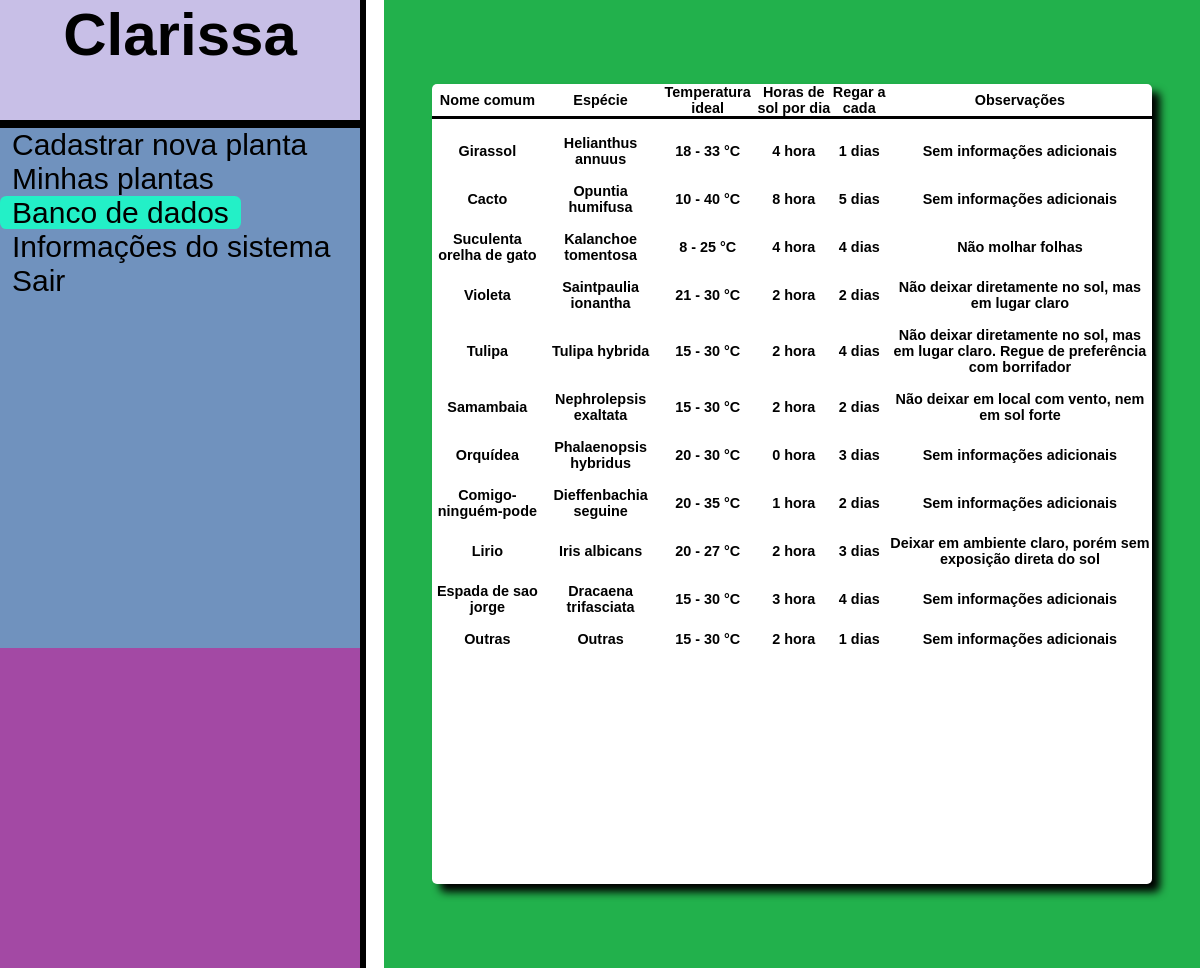
Page /banco_de_dados/ (signed in) on the committed database.
### demo/models.py (models this page shows)
class BD(models.Model):
    nome_comum=models.CharField(max_length=256, blank=False)
    nome_especie=models.CharField(max_length=256, blank=False)
    temperatura= models.CharField(max_length=30, default='25 °C')
    sol_horas=models.IntegerField(default=1)
    rega_dias=models.IntegerField(default=1)
    obs=models.CharField(max_length=256, default='Sem informações adicionais', blank=False)

### pages/views.py (the view)
# urls.py: url(r'^banco_de_dados/$', views.banco_de_dados),
@login_required(login_url='/accounts/login')
def banco_de_dados(request):
    restart_plantas()
    bd=BD.objects.all()
    return render(request,'banco_de_dados.html', {'bd': bd})

### pages/views.py (called while the page is built)
def restart_plantas():
    global planta_name
    planta_name = ''
    global planta_especie
    planta_especie = ''
    global usuario
    usuario = ''

### templates/banco_de_dados.html (shortened to what this page needs)
<html lang="en">
<head>
    <link rel="stylesheet" href="/static/style.css">
    <link rel="stylesheet" href="/static/banco_de_dados.css">
</head>
<body>
    <div id="navbar">
        <div id="nav">
            <h1>Clarissa</h1>
        </div>
        <div id="left_bar">
            <a href="/nova_planta">Cadastrar nova planta </a>
            <p>
                <a href="/minhas_plantas" >Minhas plantas </a>
            </p>
            <p>
                <a href="/banco_de_dados" class="page">Banco de dados </a>
            </p>
            <p>
                <a href="/informacoes">Informações do sistema</a>
            </p>
            <p>
                <a href="/accounts/logout">Sair</a>
            </p>
        </div>
        <div id="bottom_left"></div>
    </div>
    <div id="container" class="box">
        <div id="small_table1">
            <table id="plantas">
                <tr>
                    <th>Nome comum</th>
                    <th>Espécie</th>
                    <th>Temperatura ideal</th>
                    <th>Horas de sol por dia</th>
                    <th>Regar a cada</th>
                    <th>Observações</th>
                </tr>
                    {% for item in bd %}
                    <tr>
                        <td> {{item.nome_comum}} </td>
                        <td>{{item.nome_especie}}</td>
                        <td>{{item.temperatura}} °C</td>
                        <td>{{item.sol_horas}} hora</td>
                        <td>{{item.rega_dias}} dias</td>
                        <td>{{item.obs}}</td>
                    </tr>
                    {% endfor %}
            </table>
        </div>
    </div>
</body>
</html>

### static/style.css (style rules this page uses)
* { margin: 0; padding: 0; font-family: Gill Sans, Gill Sans MT, Calibri, sans-serif; }
#navbar { float: left; }
#nav { border-right: 0.5vw solid black; border-bottom: 1vh solid black; background-color: #c8bfe7; text-align: center; width: 30vw; height: 15vh; }
#nav h1 { align-self: center; font-size: 5vw; }
#left_bar { width: 30vw; height: 65vh; background-color: #7092be; border-right: 0.5vw solid black; }
#left_bar a { font-size: 2.5vw; text-decoration: none; color: black; padding-left: 1vw; }
#bottom_left { height: 40vh; border-right: 0.5vw solid black; background-color: #a349a4; width: 30vw; }
#container { float: right; background-color: #22b14c; height: 121vh; width: 68vw; }
.page { background-color: #ADF6B1; background-color: #23f0c7; border-radius: 0.4rem; padding-right: 1vw; }

### static/banco_de_dados.css (style rules this page uses)
#small_table1 { border-radius: 5px; height: 100vh; width: 60vw; background-color: white; box-shadow: 0.5rem 0.5rem 0.5rem black; }
.box { display: flex; flex-direction: row; justify-content: center; align-items: center; }
table { width: 100%; font-weight: bold; font-size: 0.9rem; border-collapse: collapse; }
th { margin-top: 1rem; text-align: center; border-bottom: 0.2rem solid black; }
td { padding-top: 1rem; text-align: center; }

### rows in the picture
BD: nome_comum "Girassol", nome_especie "Helianthus annuus", temperatura "18 - 33", sol_horas "4", rega_dias "1", obs "Sem informações adicionais"
BD: nome_comum "Cacto", nome_especie "Opuntia humifusa", temperatura "10 - 40", sol_horas "8", rega_dias "5", obs "Sem informações adicionais"
BD: nome_comum "Suculenta orelha de gato", nome_especie "Kalanchoe tomentosa", temperatura "8 - 25", sol_horas "4", rega_dias "4", obs "Não molhar folhas"
BD: nome_comum "Violeta", nome_especie "Saintpaulia ionantha", temperatura "21 - 30", sol_horas "2", rega_dias "2", obs "Não deixar diretamente no sol, mas em lugar claro"
BD: nome_comum "Tulipa", nome_especie "Tulipa hybrida", temperatura "15 - 30", sol_horas "2", rega_dias "4", obs "Não deixar diretamente no sol, mas em lugar claro. Regue de preferência com borrifador"
BD: nome_comum "Samambaia", nome_especie "Nephrolepsis exaltata", temperatura "15 - 30", sol_horas "2", rega_dias "2", obs "Não deixar em local com vento, nem em sol forte"
BD: nome_comum "Orquídea", nome_especie "Phalaenopsis hybridus", temperatura "20 - 30", sol_horas "0", rega_dias "3", obs "Sem informações adicionais"
BD: nome_comum "Comigo-ninguém-pode", nome_especie "Dieffenbachia seguine", temperatura "20 - 35", sol_horas "1", rega_dias "2", obs "Sem informações adicionais"
BD: nome_comum "Lirio", nome_especie "Iris albicans", temperatura "20 - 27", sol_horas "2", rega_dias "3", obs "Deixar em ambiente claro, porém sem exposição direta do sol"
BD: nome_comum "Espada de sao jorge", nome_especie "Dracaena trifasciata", temperatura "15 - 30", sol_horas "3", rega_dias "4", obs "Sem informações adicionais"
BD: nome_comum "Outras", nome_especie "Outras", temperatura "15 - 30", sol_horas "2", rega_dias "1", obs "Sem informações adicionais"
